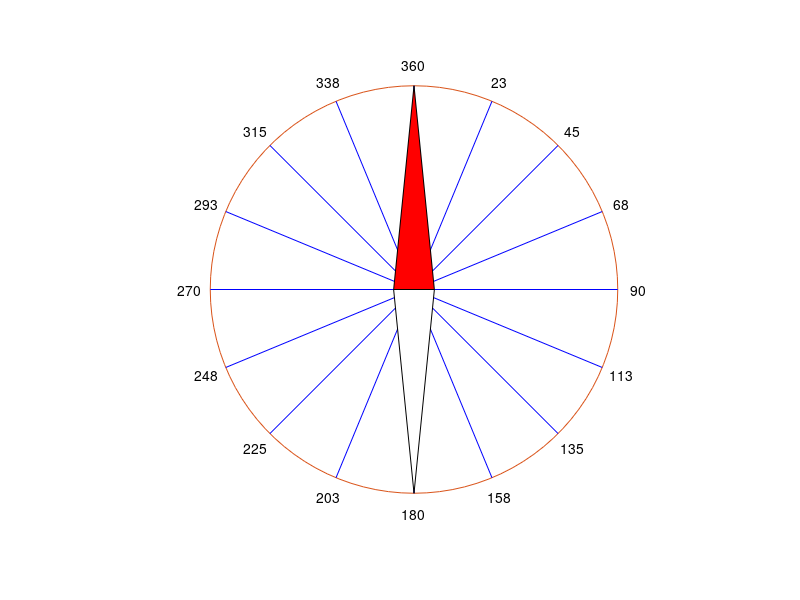

Recreate this plot in MATLAB.
figure  % create a new figure window (if you don't want the previous figure to be erased)
h=plot(0,0);   % empty plot (with a point at (0,0))
axis off square % remove axis lines and make it a square
axis([-1.2 1.2 -1.2 1.2])
hold on         % to plot more without erasing old ones
t=(0:100)*2*pi/100;
plot(cos(t),sin(t))     % big circle
for k=1:16,
    plot([0 cos(k*2*pi/16)],[0 sin(k*2*pi/16)], 'b')     % lines
    ht=text(1.1*sin(k*2*pi/16),1.1*cos(k*2*pi/16),sprintf('%d', round(k*360/16))); % numbers
    set(ht,'HorizontalAlignment','center')      % text is now center aligned
end
nx=[-0.1 0.1 0 -0.1];   % x axis values of a triangular hand
ny=[0 0 1 0];           % y axis values of a triangular hand
northh=patch(nx,ny,'r');   % north hand is red
southh=patch(-nx,-ny,'w'); % south hand is white
